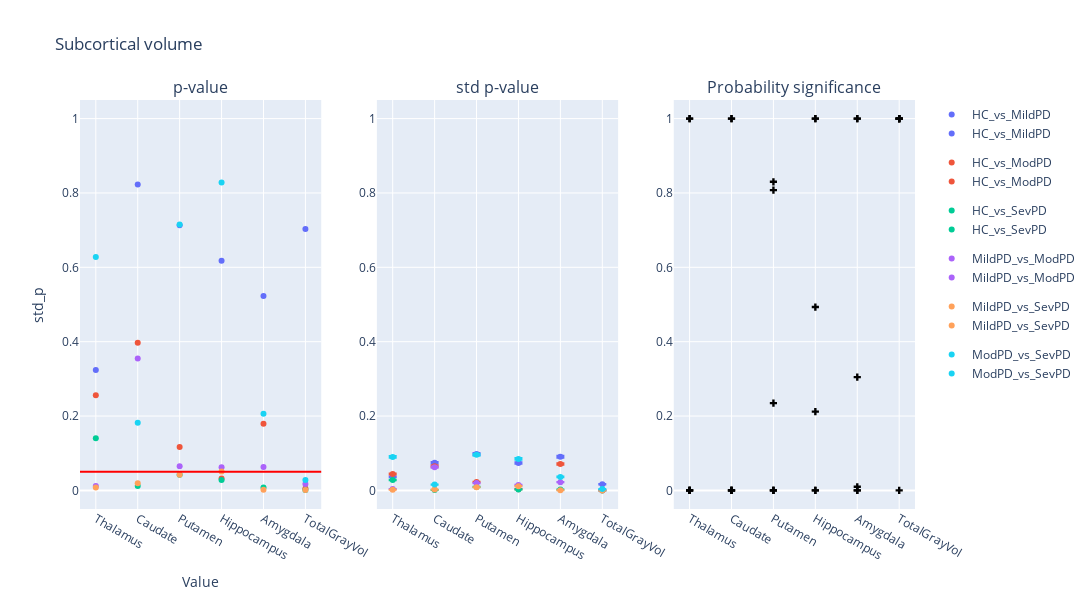

The cell this chart's notebook holds for it:
### Code cell
plot_dumbbell(df_sv, "Subcortical volume")

### Figure 1 — Plotly figure (JSON) as saved in the notebook; plotly's stock layout.template omitted (floating-point values rounded to 4 significant figures)
{"data": [{"hovertemplate": "groups=HC_vs_MildPD<br>region=%{x}<br>p_value=%{y}<extra></extra>", "legendgroup": "HC_vs_MildPD", "marker": {"color": "#636efa", "symbol": "circle"}, "mode": "markers", "name": "HC_vs_MildPD", "orientation": "v", "showlegend": true, "type": "scatter", "x": ["Thalamus", "Caudate", "Putamen", "Hippocampus", "Amygdala", "TotalGrayVol"], "xaxis": "x", "y": [0.324, 0.823, 0.713, 0.618, 0.523, 0.703], "yaxis": "y"}, {"hovertemplate": "groups=HC_vs_ModPD<br>region=%{x}<br>p_value=%{y}<extra></extra>", "legendgroup": "HC_vs_ModPD", "marker": {"color": "#EF553B", "symbol": "circle"}, "mode": "markers", "name": "HC_vs_ModPD", "orientation": "v", "showlegend": true, "type": "scatter", "x": ["Thalamus", "Caudate", "Putamen", "Hippocampus", "Amygdala", "TotalGrayVol"], "xaxis": "x", "y": [0.256, 0.397, 0.117, 0.032, 0.179, 0.005], "yaxis": "y"}, {"hovertemplate": "groups=HC_vs_SevPD<br>region=%{x}<br>p_value=%{y}<extra></extra>", "legendgroup": "HC_vs_SevPD", "marker": {"color": "#00cc96", "symbol": "circle"}, "mode": "markers", "name": "HC_vs_SevPD", "orientation": "v", "showlegend": true, "type": "scatter", "x": ["Thalamus", "Caudate", "Putamen", "Hippocampus", "Amygdala", "TotalGrayVol"], "xaxis": "x", "y": [0.14, 0.012, 0.042, 0.028, 0.008, 0.001], "yaxis": "y"}, {"hovertemplate": "groups=MildPD_vs_ModPD<br>region=%{x}<br>p_value=%{y}<extra></extra>", "legendgroup": "MildPD_vs_ModPD", "marker": {"color": "#ab63fa", "symbol": "circle"}, "mode": "markers", "name": "MildPD_vs_ModPD", "orientation": "v", "showlegend": true, "type": "scatter", "x": ["Thalamus", "Caudate", "Putamen", "Hippocampus", "Amygdala", "TotalGrayVol"], "xaxis": "x", "y": [0.012, 0.355, 0.065, 0.062, 0.063, 0.017], "yaxis": "y"}, {"hovertemplate": "groups=MildPD_vs_SevPD<br>region=%{x}<br>p_value=%{y}<extra></extra>", "legendgroup": "MildPD_vs_SevPD", "marker": {"color": "#FFA15A", "symbol": "circle"}, "mode": "markers", "name": "MildPD_vs_SevPD", "orientation": "v", "showlegend": true, "type": "scatter", "x": ["Thalamus", "Caudate", "Putamen", "Hippocampus", "Amygdala", "TotalGrayVol"], "xaxis": "x", "y": [0.008, 0.019, 0.042, 0.051, 0.002, 0.001], "yaxis": "y"}, {"hovertemplate": "groups=ModPD_vs_SevPD<br>region=%{x}<br>p_value=%{y}<extra></extra>", "legendgroup": "ModPD_vs_SevPD", "marker": {"color": "#19d3f3", "symbol": "circle"}, "mode": "markers", "name": "ModPD_vs_SevPD", "orientation": "v", "showlegend": true, "type": "scatter", "x": ["Thalamus", "Caudate", "Putamen", "Hippocampus", "Amygdala", "TotalGrayVol"], "xaxis": "x", "y": [0.628, 0.182, 0.715, 0.828, 0.206, 0.028], "yaxis": "y"}, {"error_y": {"array": [0.0009842, 0.002019, 0.002671, 0.002011, 0.002469, 0.0004534], "arrayminus": [0.001012, 0.002076, 0.002747, 0.002068, 0.002539, 0.0004663]}, "hovertemplate": "groups=HC_vs_MildPD<br>region=%{x}<br>std_p=%{y}<extra></extra>", "legendgroup": "HC_vs_MildPD", "marker": {"color": "#636efa", "symbol": "circle"}, "mode": "markers", "name": "HC_vs_MildPD", "orientation": "v", "showlegend": true, "type": "scatter", "x": ["Thalamus", "Caudate", "Putamen", "Hippocampus", "Amygdala", "TotalGrayVol"], "xaxis": "x2", "y": [0.03613, 0.0741, 0.09806, 0.07382, 0.09062, 0.01664], "yaxis": "y2"}, {"error_y": {"array": [0.001205, 0.001774, 0.0006244, 9.182e-05, 0.001938, 3.957e-06], "arrayminus": [0.001239, 0.001825, 0.0006422, 9.443e-05, 0.001993, 4.069e-06]}, "hovertemplate": "groups=HC_vs_ModPD<br>region=%{x}<br>std_p=%{y}<extra></extra>", "legendgroup": "HC_vs_ModPD", "marker": {"color": "#EF553B", "symbol": "circle"}, "mode": "markers", "name": "HC_vs_ModPD", "orientation": "v", "showlegend": true, "type": "scatter", "x": ["Thalamus", "Caudate", "Putamen", "Hippocampus", "Amygdala", "TotalGrayVol"], "xaxis": "x2", "y": [0.04422, 0.06514, 0.02292, 0.00337, 0.07113, 0.0001452], "yaxis": "y2"}, {"error_y": {"array": [0.0007597, 3.728e-05, 0.0002576, 7.539e-05, 7.229e-05, 1.378e-07], "arrayminus": [0.0007814, 3.834e-05, 0.0002649, 7.754e-05, 7.435e-05, 1.417e-07]}, "hovertemplate": "groups=HC_vs_SevPD<br>region=%{x}<br>std_p=%{y}<extra></extra>", "legendgroup": "HC_vs_SevPD", "marker": {"color": "#00cc96", "symbol": "circle"}, "mode": "markers", "name": "HC_vs_SevPD", "orientation": "v", "showlegend": true, "type": "scatter", "x": ["Thalamus", "Caudate", "Putamen", "Hippocampus", "Amygdala", "TotalGrayVol"], "xaxis": "x2", "y": [0.02789, 0.001368, 0.009455, 0.002767, 0.002654, 5.057e-06], "yaxis": "y2"}, {"error_y": {"array": [9.685e-05, 0.001703, 0.0005373, 0.0003982, 0.0006061, 8.827e-06], "arrayminus": [9.961e-05, 0.001752, 0.0005526, 0.0004095, 0.0006234, 9.079e-06]}, "hovertemplate": "groups=MildPD_vs_ModPD<br>region=%{x}<br>std_p=%{y}<extra></extra>", "legendgroup": "MildPD_vs_ModPD", "marker": {"color": "#ab63fa", "symbol": "circle"}, "mode": "markers", "name": "MildPD_vs_ModPD", "orientation": "v", "showlegend": true, "type": "scatter", "x": ["Thalamus", "Caudate", "Putamen", "Hippocampus", "Amygdala", "TotalGrayVol"], "xaxis": "x2", "y": [0.003555, 0.06253, 0.01972, 0.01462, 0.02225, 0.000324], "yaxis": "y2"}, {"error_y": {"array": [5.236e-05, 6.359e-05, 0.000231, 0.0003105, 8.763e-06, 2.906e-07], "arrayminus": [5.385e-05, 6.54e-05, 0.0002376, 0.0003193, 9.013e-06, 2.989e-07]}, "hovertemplate": "groups=MildPD_vs_SevPD<br>region=%{x}<br>std_p=%{y}<extra></extra>", "legendgroup": "MildPD_vs_SevPD", "marker": {"color": "#FFA15A", "symbol": "circle"}, "mode": "markers", "name": "MildPD_vs_SevPD", "orientation": "v", "showlegend": true, "type": "scatter", "x": ["Thalamus", "Caudate", "Putamen", "Hippocampus", "Amygdala", "TotalGrayVol"], "xaxis": "x2", "y": [0.001922, 0.002334, 0.00848, 0.0114, 0.0003217, 1.067e-05], "yaxis": "y2"}, {"error_y": {"array": [0.002454, 0.0004245, 0.002604, 0.002305, 0.0009849, 9.413e-05], "arrayminus": [0.002524, 0.0004366, 0.002678, 0.00237, 0.001013, 9.682e-05]}, "hovertemplate": "groups=ModPD_vs_SevPD<br>region=%{x}<br>std_p=%{y}<extra></extra>", "legendgroup": "ModPD_vs_SevPD", "marker": {"color": "#19d3f3", "symbol": "circle"}, "mode": "markers", "name": "ModPD_vs_SevPD", "orientation": "v", "showlegend": true, "type": "scatter", "x": ["Thalamus", "Caudate", "Putamen", "Hippocampus", "Amygdala", "TotalGrayVol"], "xaxis": "x2", "y": [0.09007, 0.01558, 0.0956, 0.0846, 0.03615, 0.003456], "yaxis": "y2"}, {"marker": {"color": "black", "symbol": "cross"}, "mode": "markers", "name": "Flip probability", "showlegend": false, "type": "scatter", "x": ["Thalamus", "Caudate", "Putamen", "Hippocampus", "Amygdala", "TotalGrayVol", "Thalamus", "Caudate", "Putamen", "Hippocampus", "Amygdala", "TotalGrayVol", "Thalamus", "Caudate", "Putamen", "Hippocampus", "Amygdala", "TotalGrayVol", "Thalamus", "Caudate", "Putamen", "Hippocampus", "Amygdala", "TotalGrayVol", "Thalamus", "Caudate", "Putamen", "Hippocampus", "Amygdala", "TotalGrayVol", "Thalamus", "Caudate", "Putamen", "Hippocampus", "Amygdala", "TotalGrayVol"], "xaxis": "x3", "y": [3.33e-29, 2.104e-24, 1.283e-15, 3.577e-24, 2.576e-13, 0.0, 1.096e-11, 4.697e-15, 0.0001414, 1.0, 0.009778, 1.0, 1.466e-05, 1.0, 0.8077, 1.0, 1.0, 1.0, 1.0, 5.752e-13, 0.2347, 0.2119, 0.3048, 1.0, 1.0, 1.0, 0.83, 0.4931, 1.0, 1.0, 6.623e-17, 4.964e-32, 2.19e-16, 9.423e-19, 8.203e-10, 1.0], "yaxis": "y3"}], "layout": {"annotations": [{"font": {"size": 16}, "showarrow": false, "text": "p-value", "x": 0.1444, "xanchor": "center", "xref": "paper", "y": 1, "yanchor": "bottom", "yref": "paper"}, {"font": {"size": 16}, "showarrow": false, "text": "std p-value", "x": 0.5, "xanchor": "center", "xref": "paper", "y": 1, "yanchor": "bottom", "yref": "paper"}, {"font": {"size": 16}, "showarrow": false, "text": "Probability significance", "x": 0.8556, "xanchor": "center", "xref": "paper", "y": 1, "yanchor": "bottom", "yref": "paper"}], "height": 600, "hovermode": "closest", "shapes": [{"line": {"color": "red", "width": 2}, "type": "line", "x0": 0, "x1": 1, "xref": "x domain", "y0": 0.05, "y1": 0.05, "yref": "y"}], "title": {"text": "Subcortical volume"}, "width": 1400, "xaxis": {"anchor": "y", "domain": [0, 0.2889], "title": {"text": "Value"}}, "xaxis2": {"anchor": "y2", "domain": [0.3556, 0.6444]}, "xaxis3": {"anchor": "y3", "domain": [0.7111, 1]}, "yaxis": {"anchor": "x", "domain": [0, 1], "range": [-0.05, 1.05], "title": {"text": "std_p"}}, "yaxis2": {"anchor": "x2", "domain": [0, 1], "range": [-0.05, 1.05]}, "yaxis3": {"anchor": "x3", "domain": [0, 1], "range": [-0.05, 1.05]}}}
